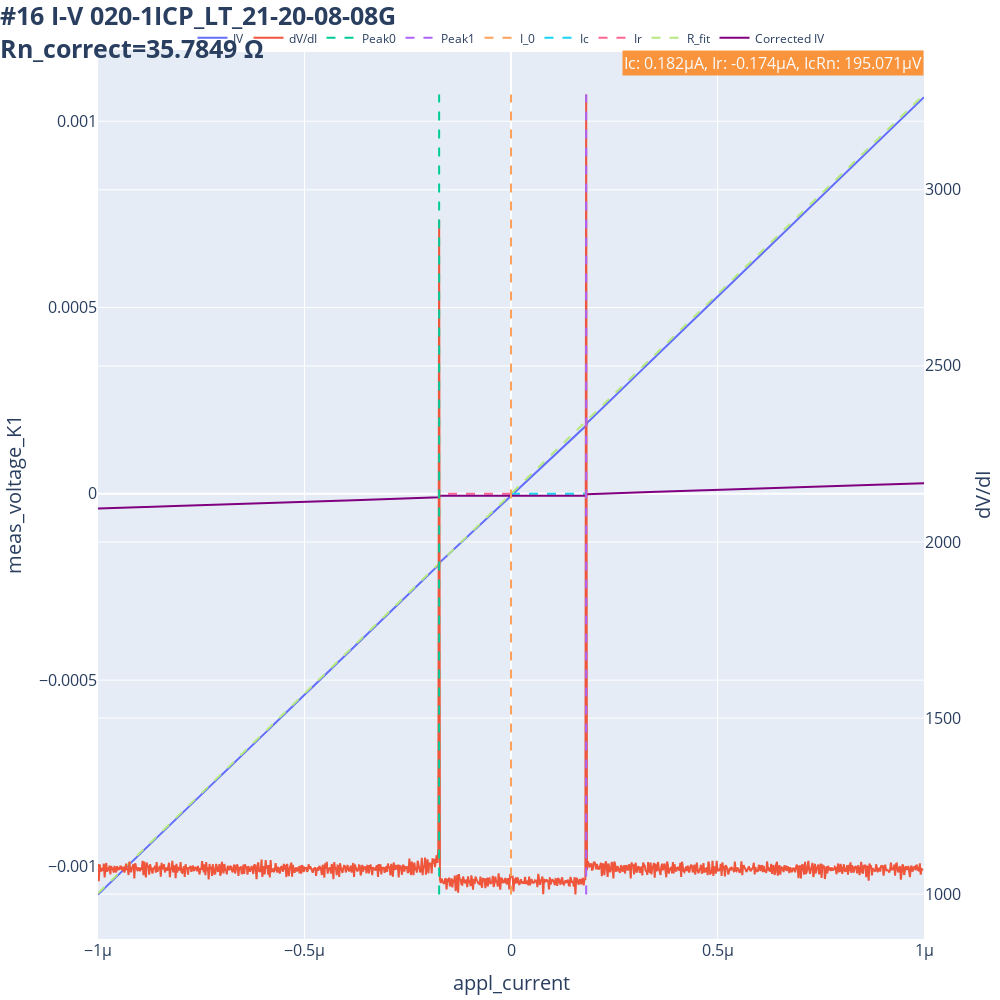

Notebook cell for this chart:
### Code cell
plot_IV_and_dVdI2(dataid)

### Figure 1 — Plotly figure (JSON) as saved in the notebook; plotly's stock layout.template omitted (floating-point values rounded to 4 significant figures; data arrays with more than 128 entries replaced by an {"elided": "..."} marker saying what was removed)
{"data": [{"mode": "lines", "name": "IV", "type": "scatter", "x": {"elided": "1001 float values"}, "y": {"elided": "1001 float values"}}, {"mode": "lines", "name": "dV/dI", "type": "scatter", "x": {"elided": "1001 float values"}, "y": {"elided": "1001 float values"}, "yaxis": "y2"}, {"line": {"dash": "dash"}, "mode": "lines", "name": "Peak0", "type": "scatter", "x": [-1.74e-07, -1.74e-07], "y": [998.9, 3271.0], "yaxis": "y2"}, {"line": {"dash": "dash"}, "mode": "lines", "name": "Peak1", "type": "scatter", "x": [1.82e-07, 1.82e-07], "y": [998.9, 3271.0], "yaxis": "y2"}, {"line": {"dash": "dash"}, "mode": "lines", "name": "I_0", "type": "scatter", "x": [0, 0], "y": [998.9, 3271.0], "yaxis": "y2"}, {"line": {"dash": "dash"}, "mode": "lines", "name": "Ic", "type": "scatter", "x": [0, 1.82e-07], "y": [0, 0]}, {"line": {"dash": "dash"}, "mode": "lines", "name": "Ir", "type": "scatter", "x": [0, -1.74e-07], "y": [0, 0]}, {"line": {"dash": "dash"}, "mode": "lines", "name": "R_fit", "type": "scatter", "x": [-1e-06, 1e-06], "y": [-0.001072, 0.001072]}, {"line": {"color": "purple", "width": 2}, "mode": "lines", "name": "Corrected IV", "type": "scatter", "x": {"elided": "1001 float values"}, "y": {"elided": "1001 float values"}}], "layout": {"annotations": [{"align": "right", "bgcolor": "#ff7f0e", "font": {"color": "#ffffff", "size": 16}, "opacity": 0.8, "showarrow": false, "text": "Ic: 0.182µA, Ir: -0.174µA, IcRn: 195.071µV", "x": 1, "xref": "paper", "y": 1, "yref": "paper"}], "height": 1000, "legend": {"orientation": "h", "x": 0.5, "xanchor": "center", "y": 1.03, "yanchor": "top"}, "margin": {"b": 10, "l": 10, "r": 10, "t": 50}, "title": {"font": {"size": 25}, "text": "<b>#16 I-V 020-1ICP_LT_21-20-08-08G<br>Rn_correct=35.7849 Ω", "x": 0}, "width": 1000, "xaxis": {"tickfont": {"size": 16}, "title": {"font": {"size": 20}, "text": "appl_current"}}, "yaxis": {"tickfont": {"size": 16}, "title": {"font": {"size": 20}, "text": "meas_voltage_K1"}}, "yaxis2": {"overlaying": "y", "side": "right", "tickfont": {"size": 16}, "title": {"font": {"size": 20}, "text": "dV/dI"}}}}
